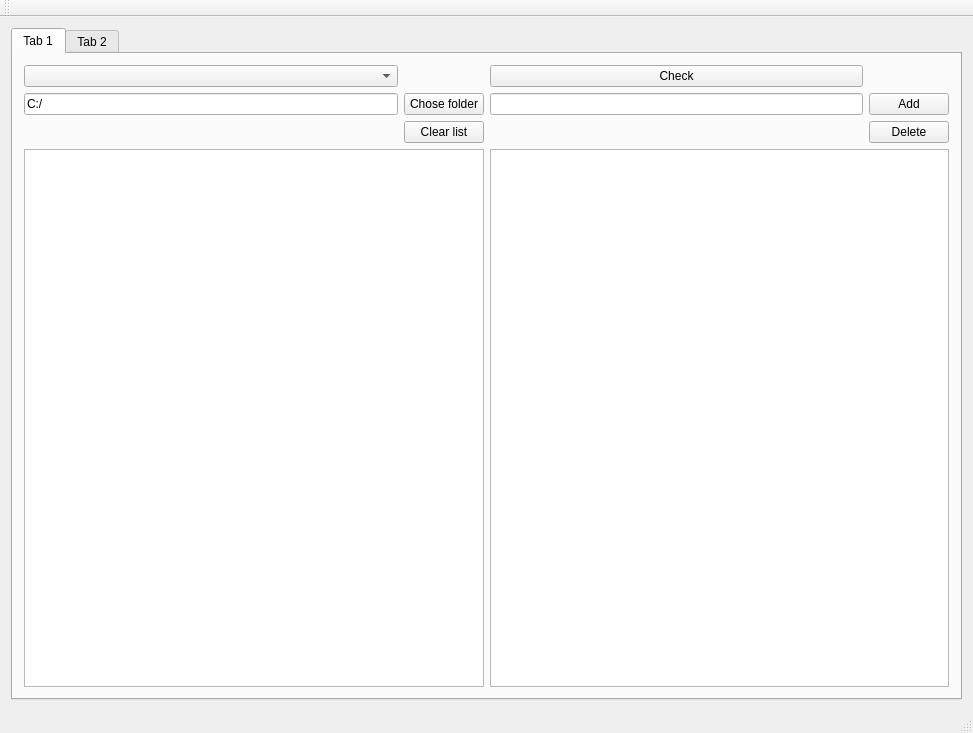
<?xml version="1.0" encoding="UTF-8"?>
<ui version="4.0">
 <class>MainWindow</class>
 <widget class="QMainWindow" name="MainWindow">
  <property name="geometry">
   <rect>
    <x>0</x>
    <y>0</y>
    <width>973</width>
    <height>733</height>
   </rect>
  </property>
  <property name="windowTitle">
   <string>MainWindow</string>
  </property>
  <widget class="QWidget" name="centralWidget">
   <layout class="QHBoxLayout" name="horizontalLayout">
    <item>
     <widget class="QTabWidget" name="tabWidget">
      <property name="sizePolicy">
       <sizepolicy hsizetype="Expanding" vsizetype="Expanding">
        <horstretch>0</horstretch>
        <verstretch>0</verstretch>
       </sizepolicy>
      </property>
      <property name="currentIndex">
       <number>0</number>
      </property>
      <widget class="QWidget" name="tab">
       <attribute name="title">
        <string>Tab 1</string>
       </attribute>
       <layout class="QVBoxLayout" name="verticalLayout_2">
        <item>
         <layout class="QGridLayout" name="gridLayout">
          <item row="0" column="0">
           <widget class="QComboBox" name="comboBox"/>
          </item>
          <item row="1" column="0">
           <widget class="QLineEdit" name="lineEdit">
            <property name="text">
             <string>C:/</string>
            </property>
            <property name="readOnly">
             <bool>true</bool>
            </property>
           </widget>
          </item>
          <item row="1" column="1">
           <widget class="QPushButton" name="ChoseFolderButton">
            <property name="text">
             <string>Chose folder</string>
            </property>
           </widget>
          </item>
          <item row="3" column="2" colspan="2">
           <widget class="QListWidget" name="watingListWidget"/>
          </item>
          <item row="0" column="2">
           <widget class="QPushButton" name="CheckButton">
            <property name="text">
             <string>Check</string>
            </property>
           </widget>
          </item>
          <item row="1" column="2">
           <widget class="QLineEdit" name="addWatingLine"/>
          </item>
          <item row="1" column="3">
           <widget class="QPushButton" name="addWatingButton">
            <property name="text">
             <string>Add</string>
            </property>
           </widget>
          </item>
          <item row="2" column="3">
           <widget class="QPushButton" name="deleteButton">
            <property name="text">
             <string>Delete</string>
            </property>
           </widget>
          </item>
          <item row="3" column="0" colspan="2">
           <widget class="QTableWidget" name="testCaseTable"/>
          </item>
          <item row="2" column="1">
           <widget class="QPushButton" name="ClearFileListButton">
            <property name="text">
             <string>Clear list</string>
            </property>
           </widget>
          </item>
         </layout>
        </item>
       </layout>
      </widget>
      <widget class="QWidget" name="tab_2">
       <attribute name="title">
        <string>Tab 2</string>
       </attribute>
       <layout class="QGridLayout" name="gridLayout_3">
        <item row="0" column="0">
         <layout class="QGridLayout" name="gridLayout_2">
          <item row="0" column="0">
           <layout class="QHBoxLayout" name="horizontalLayout_3">
            <item>
             <widget class="QLineEdit" name="openTestcaseLineEdit">
              <property name="text">
               <string>Chose file</string>
              </property>
             </widget>
            </item>
            <item>
             <widget class="QPushButton" name="ChoseTestCaseButton">
              <property name="text">
               <string>Chose testcase</string>
              </property>
             </widget>
            </item>
           </layout>
          </item>
          <item row="1" column="0">
           <widget class="QTableWidget" name="tableWidget"/>
          </item>
          <item row="2" column="0">
           <layout class="QHBoxLayout" name="horizontalLayout_2">
            <item>
             <widget class="QPushButton" name="selectCasesButton">
              <property name="maximumSize">
               <size>
                <width>100</width>
                <height>30</height>
               </size>
              </property>
              <property name="text">
               <string>Add to wait</string>
              </property>
             </widget>
            </item>
            <item>
             <spacer name="horizontalSpacer">
              <property name="orientation">
               <enum>Qt::Horizontal</enum>
              </property>
              <property name="sizeHint" stdset="0">
               <size>
                <width>40</width>
                <height>20</height>
               </size>
              </property>
             </spacer>
            </item>
            <item>
             <widget class="QPushButton" name="BatchCheckButton">
              <property name="maximumSize">
               <size>
                <width>100</width>
                <height>30</height>
               </size>
              </property>
              <property name="text">
               <string>BatchCheck</string>
              </property>
             </widget>
            </item>
           </layout>
          </item>
         </layout>
        </item>
       </layout>
      </widget>
     </widget>
    </item>
   </layout>
  </widget>
  <widget class="QMenuBar" name="menuBar">
   <property name="geometry">
    <rect>
     <x>0</x>
     <y>0</y>
     <width>973</width>
     <height>26</height>
    </rect>
   </property>
  </widget>
  <widget class="QToolBar" name="mainToolBar">
   <attribute name="toolBarArea">
    <enum>TopToolBarArea</enum>
   </attribute>
   <attribute name="toolBarBreak">
    <bool>false</bool>
   </attribute>
  </widget>
  <widget class="QStatusBar" name="statusBar"/>
 </widget>
 <layoutdefault spacing="6" margin="11"/>
 <resources/>
 <connections/>
</ui>
